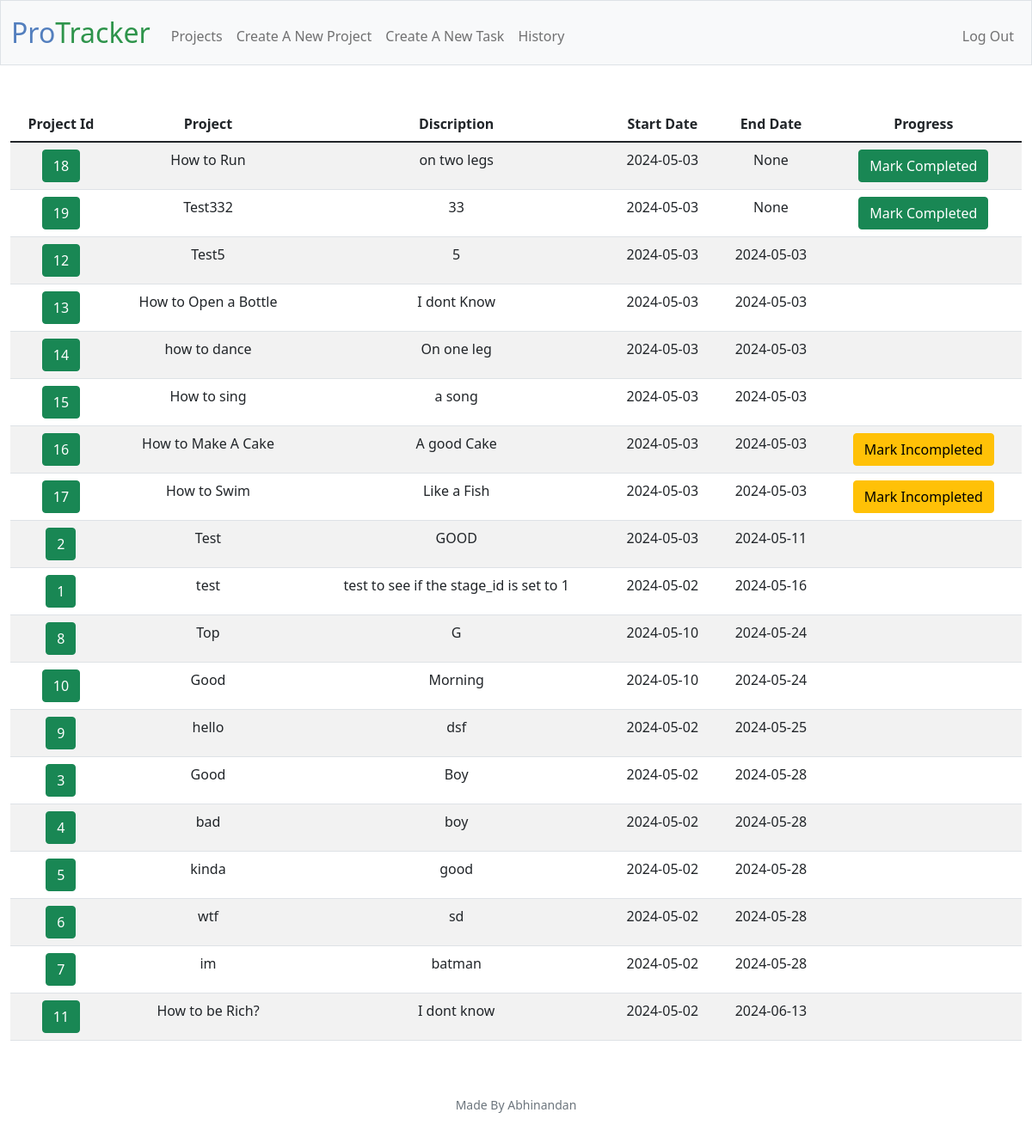
Page /project (signed in) on the committed database.
### tables this page shows
CREATE TABLE project ( project_id INTEGER PRIMARY KEY AUTOINCREMENT, project_name TEXT NOT NULL, description TEXT, start_date DATE, end_date DATE, stage_id INTEGER NOT NULL, FOREIGN KEY (stage_id) REFERENCES stage(stage_id));

### app.py (the view)
@app.route("/project")
@login_required
def project():
    projects = db.execute(
        """

        SELECT  project.project_id, project.project_name, project.description, project.start_date, project.end_date, stage.stage_name
        FROM project
        JOIN stage ON project.stage_id = stage.stage_id
        ORDER BY end_date ASC

        """,
    )
    return render_template(
        "project.html",
        projects=projects,
    )

### app.py (called while the page is built)
@app.after_request
def after_request(response):
    response.headers["Cache-Control"] = "no-cache, no-store, must-revalidate"
    response.headers["Expires"] = 0
    response.headers["Pragma"] = "no-cache"
    return response

### helpers.py (called while the page is built)
def login_required(f):
    @wraps(f)
    def decorated_function(*args, **kwargs):
        if session.get("user_id") is None:
            return redirect("/login")
        return f(*args, **kwargs)
    return decorated_function

### templates/project.html (shortened to what this page needs)
{% extends "layout.html" %}
{% block main %}
    <table class="table table-striped">
        <thead>
            <tr>
                <th class="text">Project Id</th>
                <th class="text">Project</th>
                <th class="text">Discription</th>
                <th class="text">Start Date</th>
                <th class="text">End Date</th>
                <th class="text">Progress</th>
            </tr>
        </thead>
        <tbody>
            {% for project in projects %}
                <tr>
                    <td class="text">
                        <form action="/project_details/{{ project.project_id }}" method="post">
                            <button type="submit" class="btn btn-success">{{ project.project_id }}</button>
                        </form>
                    </td>
                    <td class="text">{{ project.project_name }}</td>
                    <td class="text">{{ project.description }}</td>
                    <td class="text">{{ project.start_date }}</td>
                    <td class="text">{{ project.end_date }}</td>
                    <td class="text">
                        {% if project.stage_name == "In Progress" %}
                            <form action="/mark_complete_p/{{ project.project_id }}" method="post">
                                <button type="submit" class="btn btn-success">Mark Completed</button>
                            </form>
                        {% elif project.stage_name == "Not Started" %}
                            <form action="/mark_in_progress_p/{{ project.project_id }}" method="post">
                                <button type="submit" class="btn btn-warning">Mark In Progress</button>
                            </form>
                        {% elif project.stage_name == "Completed" %}
                            <form action="/mark_incomplete_p/{{ project.project_id }}" method="post">
                                <button type="submit" class="btn btn-warning">Mark Incompleted</button>
                            </form>
                        {% endif %}
                    </td>
                </tr>
            {% endfor %}
        </tbody>
    </table>
{% endblock %}

### templates/layout.html (shortened to what this page needs)
<!DOCTYPE html>
<html lang="en">
    <head>
        <link href="https://cdn.jsdelivr.net/npm/bootstrap@5.1.3/dist/css/bootstrap.min.css" rel="stylesheet">
        <link rel="stylesheet" href="https://npmcdn.com/flatpickr/dist/css/flatpickr.min.css">
        <link href="/static/styles.css" rel="stylesheet">
    </head>
    <body>
        <nav class="bg-light border navbar navbar-expand-md navbar-light">
            <div class="container-fluid">
                <a class="navbar-brand" href="/"><span class="blue">Pro</span><span class="green">Tracker</span> </a>
                <div class="collapse navbar-collapse" id="navbar">
                    {% if session["user_id"] %}
                        <ul class="navbar-nav me-auto mt-2">
                            <li class="nav-item"><a class="nav-link" href="/project">Projects</a></li>
                            <li class="nav-item"><a class="nav-link" href="/create">Create A New Project</a></li>
                            <li class="nav-item"><a class="nav-link" href="/task">Create A New Task</a></li>
                            <li class="nav-item"><a class="nav-link" href="/history">History</a></li>
                        </ul>
                        <ul class="navbar-nav ms-auto mt-2">
                            <li class="nav-item"><a class="nav-link" href="/logout">Log Out</a></li>
                        </ul>
                    {% else %}
                        <ul class="navbar-nav ms-auto mt-2">
                            <li class="nav-item"><a class="nav-link" href="/register">Register</a></li>
                            <li class="nav-item"><a class="nav-link" href="/login">Log In</a></li>
                        </ul>
                    {% endif %}
                </div>
            </div>
        </nav>
        <main class="container-fluid py-5 text-center">
            {% block main %}{% endblock %}
        </main>
        <footer class="mb-5 small text-center text-muted">
            Made By Abhinandan
        </footer>
    </body>
</html>

### static/styles.css (style rules this page uses)
nav .navbar-brand { font-size: xx-large; }
nav .navbar-brand .blue { color: #537fbe; }
nav .navbar-brand .green { color: #2e944b; }

### rows in the picture
project: project_id "18", project_name "How to Run", description "on two legs", start_date "2024-05-03", end_date "None"
project: project_id "19", project_name "Test332", description "33", start_date "2024-05-03", end_date "None"
project: project_id "12", project_name "Test5", description "5", start_date "2024-05-03", end_date "2024-05-03"
project: project_id "13", project_name "How to Open a Bottle", description "I dont Know", start_date "2024-05-03", end_date "2024-05-03"
project: project_id "14", project_name "how to dance", description "On one leg", start_date "2024-05-03", end_date "2024-05-03"
project: project_id "15", project_name "How to sing", description "a song", start_date "2024-05-03", end_date "2024-05-03"
project: project_id "16", project_name "How to Make A Cake", description "A good Cake", start_date "2024-05-03", end_date "2024-05-03"
project: project_id "17", project_name "How to Swim", description "Like a Fish", start_date "2024-05-03", end_date "2024-05-03"
project: project_id "2", project_name "Test", description "GOOD", start_date "2024-05-03", end_date "2024-05-11"
project: project_id "1", project_name "test", description "test to see if the stage_id is set to 1", start_date "2024-05-02", end_date "2024-05-16"
project: project_id "8", project_name "Top", description "G", start_date "2024-05-10", end_date "2024-05-24"
project: project_id "10", project_name "Good", description "Morning", start_date "2024-05-10", end_date "2024-05-24"
project: project_id "9", project_name "hello", description "dsf", start_date "2024-05-02", end_date "2024-05-25"
project: project_id "3", project_name "Good", description "Boy", start_date "2024-05-02", end_date "2024-05-28"
project: project_id "4", project_name "bad", description "boy", start_date "2024-05-02", end_date "2024-05-28"
project: project_id "5", project_name "kinda", description "good", start_date "2024-05-02", end_date "2024-05-28"
project: project_id "6", project_name "wtf", description "sd", start_date "2024-05-02", end_date "2024-05-28"
project: project_id "7", project_name "im", description "batman", start_date "2024-05-02", end_date "2024-05-28"
project: project_id "11", project_name "How to be Rich?", description "I dont know", start_date "2024-05-02", end_date "2024-06-13"
